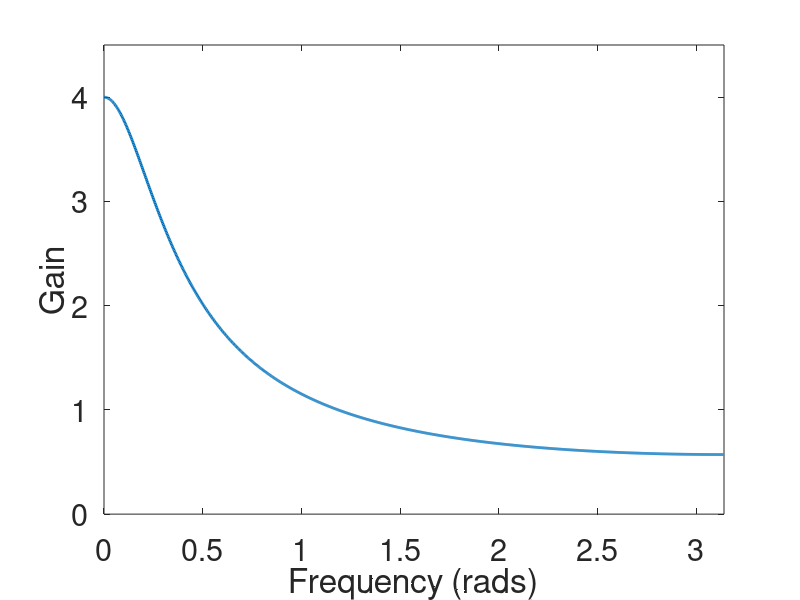
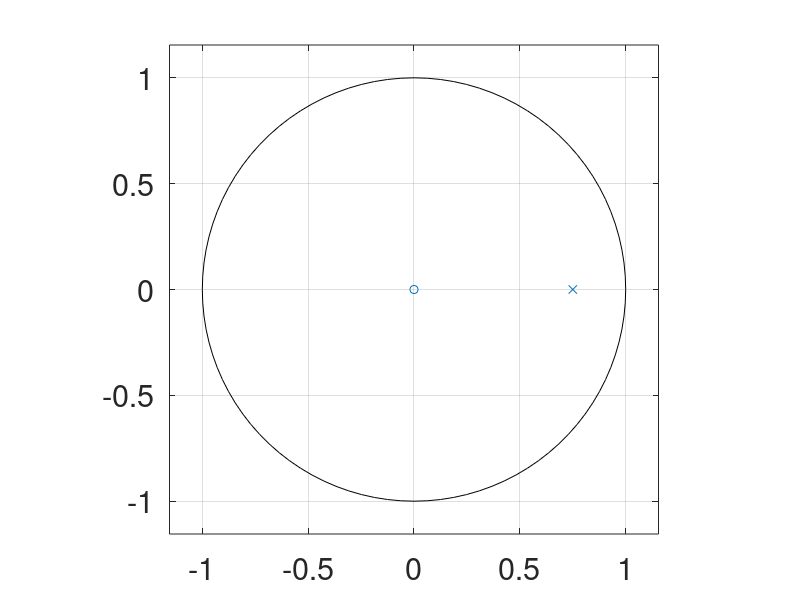
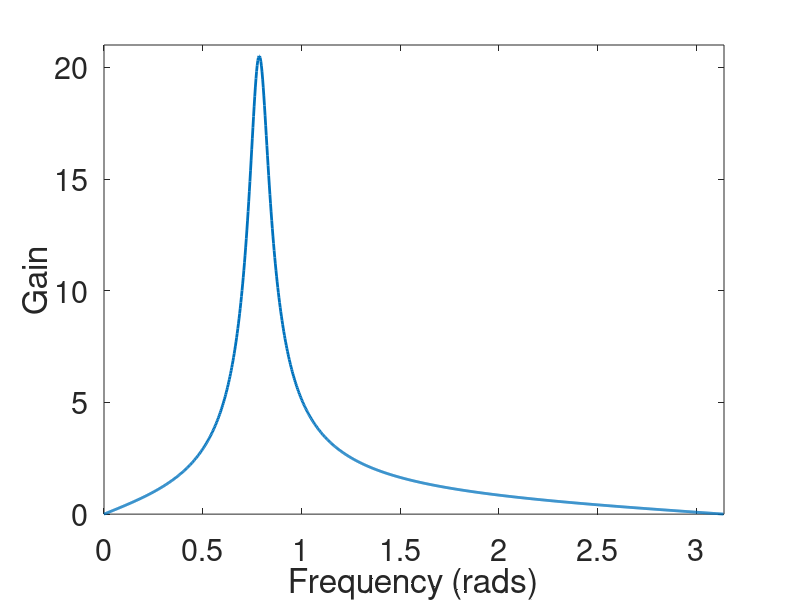
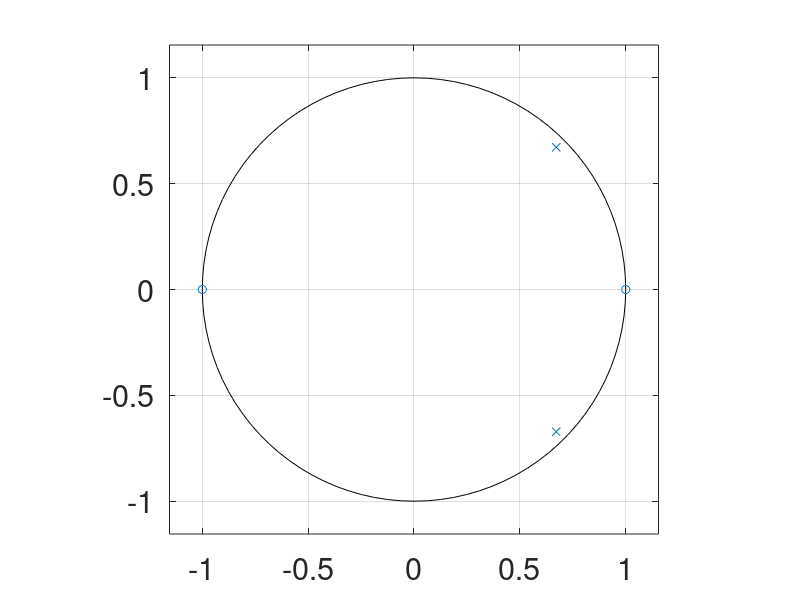

These charts were generated, in order, by the following MATLAB code:
%% Introduction to the System Function and System Poles and Zeros
%
% Copyright 2014 Barry Van Veen

% Examine the relationship between pole and zero locations and system
% frequency response.


%% Set up Workspace

clear
close all

set(0,'defaultaxesfontsize',22);
set(0,'defaulttextfontsize',22);
linwidth = 2;

%% First system

a = [ 1 -3/4];
b = [1];

figure(1)
[H,W] = freqz(b,a,1024);
h = plot(W,abs(H));
set(h,'LineWidth',linwidth);
axis([0 pi 0 4.5])
xlabel('Frequency (rads)')
ylabel('Gain')
h = get(0,'CurrentFigure');
set(h,'Position',[160,180,700,500])
pause



figure(2)
zplane(b,a);
#h = get(0,'CurrentFigure');
#set(h,'LineWidth',linwidth);
h = get(0,'CurrentFigure');
set(h,'Position',[160,180,700,500])
pause

%% Second System 

a = [ 1 -2*.95*cos(pi/4) .95^2];
b = [1 0 -1];

figure(3)
[H,W] = freqz(b,a,1024);
h = plot(W,abs(H));
set(h,'LineWidth',linwidth);
axis([0 pi 0 21])
xlabel('Frequency (rads)')
ylabel('Gain')
h = get(0,'CurrentFigure');
set(h,'Position',[160,180,700,500])
pause



figure(4)
zplane(b,a);
#set(h,'LineWidth',linwidth);
h = get(0,'CurrentFigure');
set(h,'Position',[160,180,700,500])
pause

%% Third System

[b,a] = butter(4,[.4 .6]);

figure(5)
[H,W] = freqz(b,a,1024);
h = plot(W,abs(H));
set(h,'LineWidth',linwidth);
axis([0 pi 0 1.2])
xlabel('Frequency (rads)')
ylabel('Gain')
h = get(0,'CurrentFigure');
set(h,'Position',[160,180,700,500])
pause
figure(6)
zplane(b,a);
#set(h,'LineWidth',linwidth);
h = get(0,'CurrentFigure');
set(h,'Position',[160,180,700,500])
pause
%% Fourth System

b = remez(20,[0, .5 .6 .8 .9 1],[0 0 1 1 0 0]);
a = 1;

figure(7)
[H,W] = freqz(b,a,1024);
h = plot(W,abs(H));
set(h,'LineWidth',linwidth);
axis([0 pi 0 1.2])
xlabel('Frequency (rads)')
ylabel('Gain')
h = get(0,'CurrentFigure');
set(h,'Position',[160,180,700,500])
pause
figure(8)
zplane(b,a);
#set(h,'LineWidth',linwidth);
h = get(0,'CurrentFigure');
set(h,'Position',[160,180,700,500])
pause
